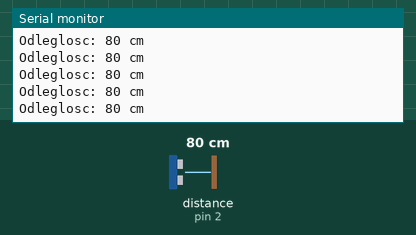
A sketch run on a simulated Arduino Uno, built with avr-gcc and run on an emulated ATmega328P. Shown: the last lines printed to the serial monitor. Wiring (inferred from the names in the program): ultrasonic range finder: trigger pin 3; echo pin 2. The inputs (shaded band) are chosen by the test bench; at power-on: distance to the obstacle (sensor on pin 2) 80 cm. The echo pulse lasts 58.3 µs per cm.

Above: at 1.2 s.
1.3 s: distance to the obstacle (sensor on pin 2) set to 2 cm
At 1.9 s:
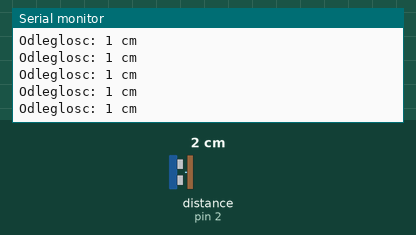
4.3 s: distance to the obstacle (sensor on pin 2) set to 120 cm
At 5.2 s:
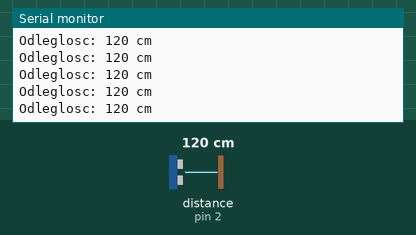
Timing chart, 0 to 7.3 s (numbered marks = the images above; inputs shaded):
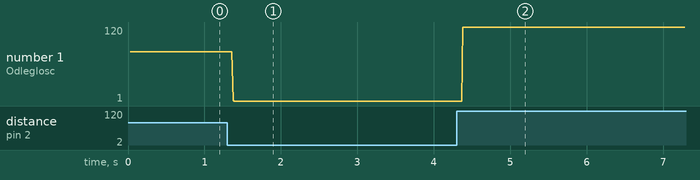

Measured:
- after the input at 1.3 s, the serial monitor: prints a new line after 0.08 s (image 1)
- after the input at 4.3 s, the serial monitor: prints a new line after 0.08 s (image 2)
- plotted number 1: 80 → 1 after the input at 1.3 s, 1 → 120 after the input at 4.3 s

The sketch:

test_sr04.ino
```cpp
int Trig = 3;  //pin 2 Arduino połączony z pinem Trigger czujnika
int Echo = 2;  //pin 3 Arduino połączony z pinem Echo czujnika
int CM;        //odległość w cm
long CZAS;     //długość powrotnego impulsu w uS

void setup()
{
  Serial.begin(9600);                        //inicjalizaja monitora szeregowego
  pinMode(Trig, OUTPUT);                     //ustawienie pinu 2 w Arduino jako wyjście
  pinMode(Echo, INPUT);                      //ustawienie pinu 3 w Arduino jako wejście

  Serial.println("Test czujnika odleglosci");
}

void loop()
{
  pomiar_odleglosci();              //pomiar odległości
  Serial.print("Odleglosc: ");      //wyświetlanie wyników na ekranie w pętli co 200 ms
  Serial.print(CM);
  Serial.println(" cm");
  delay(1);
}

void pomiar_odleglosci ()
{
  digitalWrite(Trig, LOW);        //ustawienie stanu wysokiego na 2 uS - impuls inicjalizujacy - patrz dokumentacja
  delayMicroseconds(2);
  digitalWrite(Trig, HIGH);       //ustawienie stanu wysokiego na 10 uS - impuls inicjalizujacy - patrz dokumentacja
  delayMicroseconds(10);
  digitalWrite(Trig, LOW);
  digitalWrite(Echo, HIGH);
  CZAS = pulseIn(Echo, HIGH);
  CM = CZAS / 58;                //szerokość odbitego impulsu w uS podzielone przez 58 to odleglosc w cm - patrz dokumentacja
}
```
